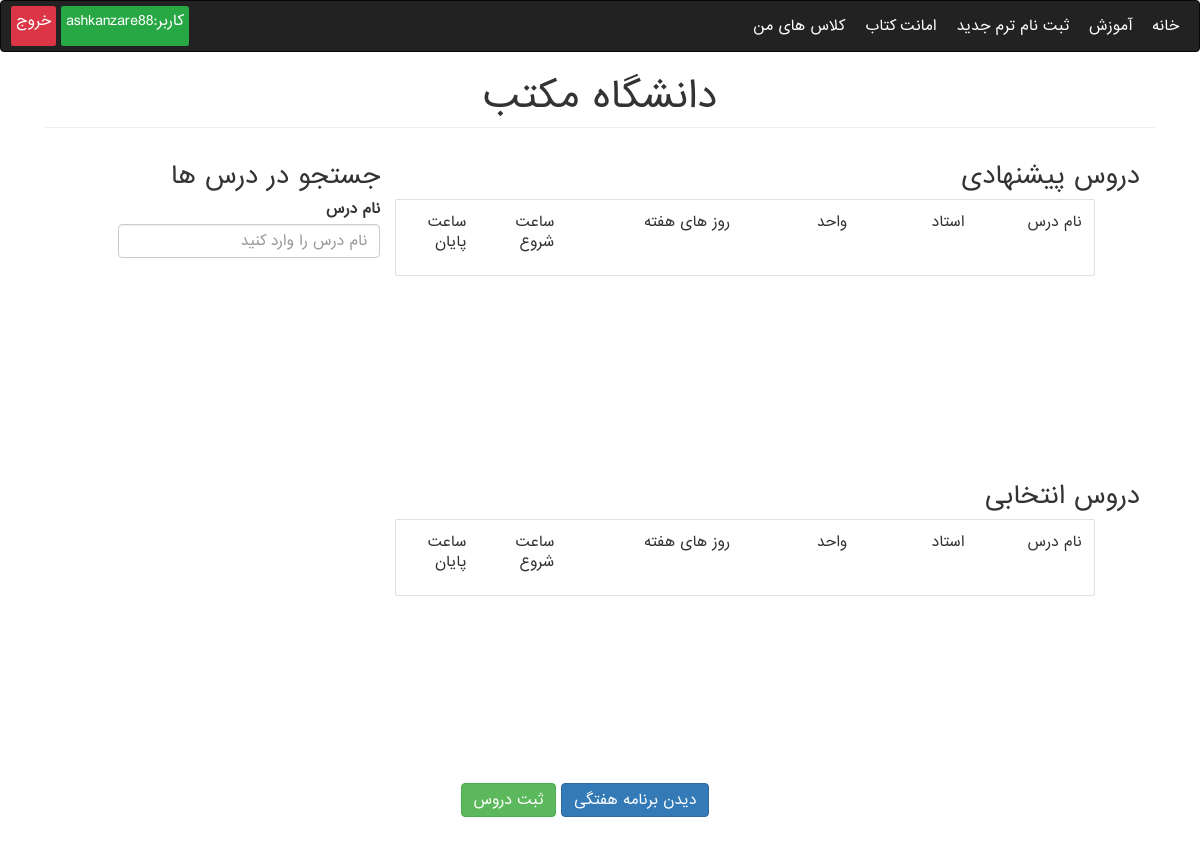
The app's page /Education/register-course/ (signed in), older data.
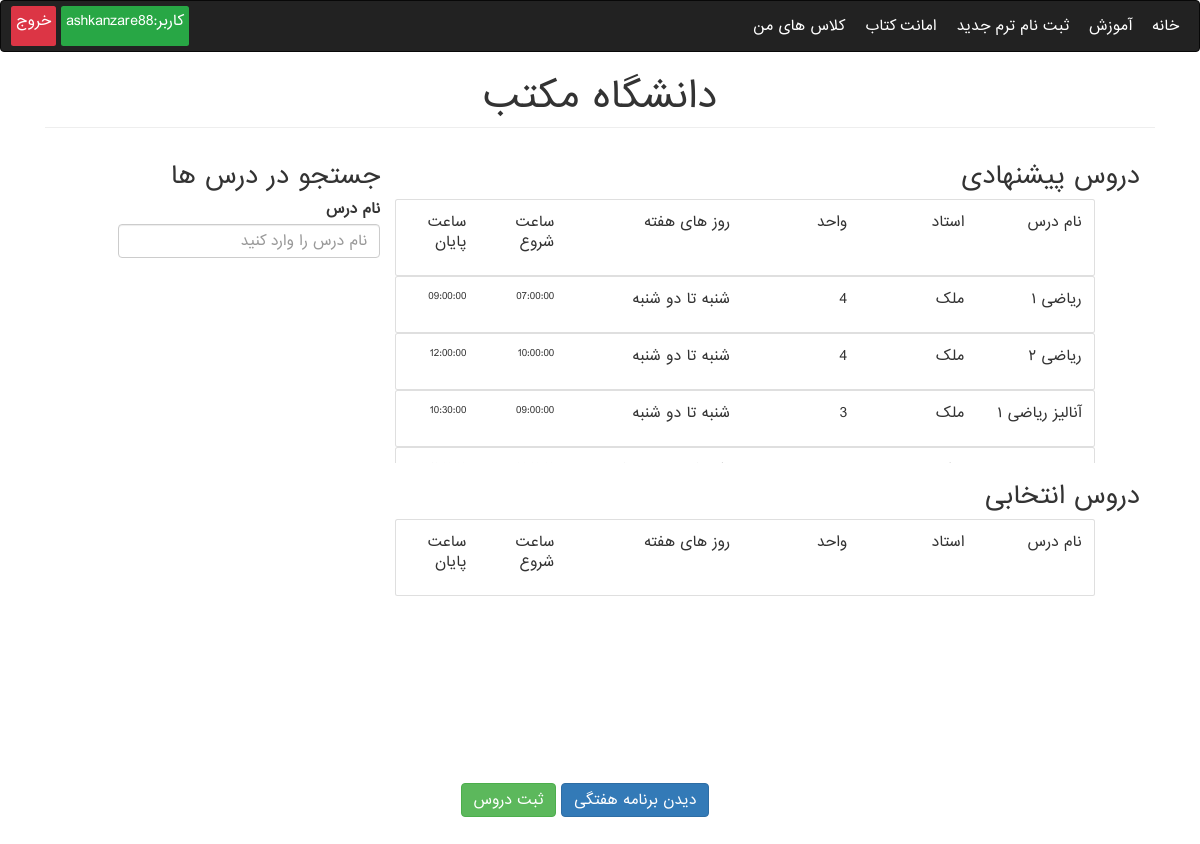
The same page, newer data.
### Education/models.py (models this page shows, shortened)
class Course(models.Model):
    college = models.ForeignKey(College, on_delete=models.CASCADE)
    lesson = models.ForeignKey(Lesson, on_delete=models.RESTRICT)
    teacher = models.ForeignKey(Teacher, on_delete=models.RESTRICT)
    hours = models.DecimalField(max_digits=10, decimal_places=2)
    max_stds = models.PositiveIntegerField()
    start_date = models.DateField()
    ACTIVE = True
    ENDED = False
    status = (
        (ACTIVE, 'Active'),
        (ENDED, 'Ended'),
    )
    course_status = models.BooleanField(default=ACTIVE, choices=status)
    days = (
        (SATURDAY[0], SATURDAY[1]),
        (SUNDAY[0], SUNDAY[1]),
        (MONDAY[0], MONDAY[1]),
        (THURSDAY[0], THURSDAY[1]),
        (WEDNESDAY[0], WEDNESDAY[1]),
        (TUESDAY[0], TUESDAY[1])
    )
    session_1 = models.CharField(max_length=100, choices=days, null=True, blank=True)
    session_2 = models.CharField(max_length=100, choices=days, null=True, blank=True)
    session_start_time = models.TimeField(default=django.utils.timezone.now)
    session_end_time = models.TimeField(default=django.utils.timezone.now)

class Lesson(models.Model):
    name = models.CharField(max_length=250, unique=True)
    unit = models.PositiveIntegerField()

class Person(models.Model):
    user = models.OneToOneField(User, on_delete=models.CASCADE, null=True, blank=True, verbose_name=USERNAME)
    first_name = models.CharField(max_length=200, verbose_name=FIRST_NAME)
    last_name = models.CharField(max_length=200, verbose_name=LAST_NAME)
    birthday = models.DateField(verbose_name=BIRTHDAY)
    address = models.TextField(verbose_name=ADDRESS)
    personal_id = models.CharField(max_length=200, unique=True, blank=True, null=True, verbose_name=PERSONAL_ID)
    email = models.EmailField(verbose_name=EMAIL)
    entry_date = models.DateField(null=True, blank=True, default=django.utils.timezone.now, verbose_name=ENTRY_DATE)
    register_date = models.DateField(null=True, blank=True, default=django.utils.timezone.now,
                                     verbose_name=REGISTER_DATE)

### Education/views.py (the view)
# urls.py: path('register-course/', register_course, name='register_course'),
def register_course(request):
    if request.method == 'GET':
        std = Student.objects.get(user=request.user)
        courses = Course.objects.filter(college=std.study_field.college)
        context = {
            'courses': courses,
            'std': std
        }
        return render(request, 'Education/student/register-course.html', context=context)

### Education/templatetags/education_extras.py (called while the page is built)
@register.filter(name='time_format')
def time_format(value):
    return f'{value}'

### templates/Education/student/register-course.html (shortened to what the changed rows need)
{% extends 'Education/base.html' %}
{% load education_extras %}
{% block content %}
    {% if std.registration_confirmation %}
    <div class="container">
        <div class="row">
            <div id="suggest" class="col-md-8 text-right" style="height: 40vh!important; overflow: auto; direction: ltr">
                    {% for course in courses %}
                        <div id="{{ course.id }}" class="card w-100 row course-select" style="width: 70rem!important;" onclick="select('{{ course.id }}', true)">
                            <div class="card-body col-12">
                                <div class="row">
                                    <p class="card-text text-right col-2">  {{ course.lesson.name }} </p>
                                    <p class="card-text text-right col-2">{{ course.teacher.last_name }}</p>
                                    <p class="card-text text-right col-2">{{ course.lesson.unit }}</p>
                                    <div class="col-6">
                                        <div class="row">
                                            <p class="card-text col-6 text-right">{{ course.session_1 }}  تا {{ course.session_2 }} </p>
                                            <p class="card-text col-3 text-right" style="direction: ltr!important; font-size: 70%">{{ course.session_start_time|time_format }}</p>
                                            <p class="card-text col-3 text-right" style="direction: ltr!important; font-size: 70%">{{ course.session_end_time|time_format }}</p>
                                        </div>
                                    </div>
                                </div>
                            </div>
                        </div>
                    {% endfor %}
            </div>
        </div>
    </div>
    {% else %}
        <div class="container text-center">
            <h2 class="text-secondary">
                شما به علت عدم تایید ثبت نام از سمت آموزش مجاز به انتخاب واحد نیستید
            </h2>
        </div>
    {% endif %}
{% endblock %}

Row changes from the older to the newer data that the page shows:
added Course: lesson.name "ریاضی ۱", teacher.last_name "ملک", lesson.unit "4", session_1 "شنبه", session_2 "دو شنبه", session_start_time "07:00:00", session_end_time "09:00:00"
added Course: lesson.name "ریاضی ۲", teacher.last_name "ملک", lesson.unit "4", session_1 "شنبه", session_2 "دو شنبه", session_start_time "10:00:00", session_end_time "12:00:00"
added Course: lesson.name "آنالیز ریاضی ۱", teacher.last_name "ملک", lesson.unit "3", session_1 "شنبه", session_2 "دو شنبه", session_start_time "09:00:00", session_end_time "10:30:00"
